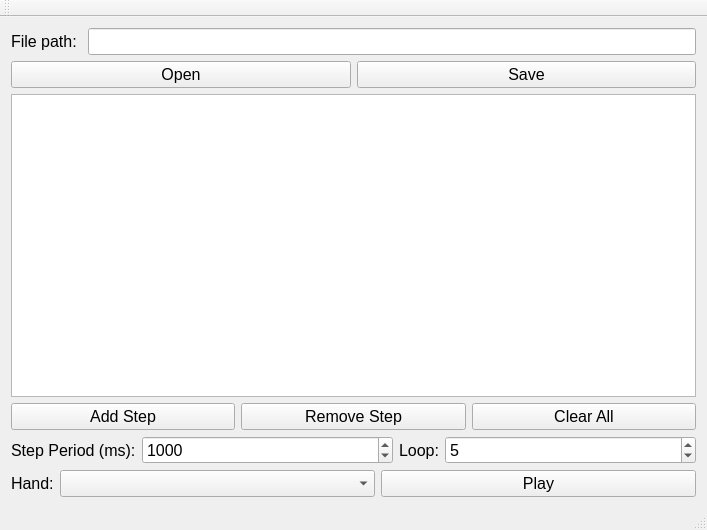
<?xml version="1.0" encoding="UTF-8"?>
<ui version="4.0">
 <class>MainWindow</class>
 <widget class="QMainWindow" name="MainWindow">
  <property name="geometry">
   <rect>
    <x>0</x>
    <y>0</y>
    <width>707</width>
    <height>530</height>
   </rect>
  </property>
  <property name="windowTitle">
   <string>MainWindow</string>
  </property>
  <widget class="QWidget" name="centralWidget">
   <layout class="QGridLayout" name="gridLayout">
    <item row="6" column="0" colspan="6">
     <layout class="QHBoxLayout" name="horizontalLayout_2">
      <item>
       <widget class="QLabel" name="label_3">
        <property name="sizePolicy">
         <sizepolicy hsizetype="Fixed" vsizetype="Preferred">
          <horstretch>0</horstretch>
          <verstretch>0</verstretch>
         </sizepolicy>
        </property>
        <property name="font">
         <font>
          <pointsize>12</pointsize>
         </font>
        </property>
        <property name="text">
         <string>Step Period (ms):</string>
        </property>
       </widget>
      </item>
      <item>
       <widget class="QSpinBox" name="spinBox">
        <property name="font">
         <font>
          <pointsize>12</pointsize>
         </font>
        </property>
        <property name="minimum">
         <number>1</number>
        </property>
        <property name="maximum">
         <number>5000</number>
        </property>
        <property name="value">
         <number>1000</number>
        </property>
       </widget>
      </item>
      <item>
       <widget class="QLabel" name="label_5">
        <property name="sizePolicy">
         <sizepolicy hsizetype="Fixed" vsizetype="Preferred">
          <horstretch>0</horstretch>
          <verstretch>0</verstretch>
         </sizepolicy>
        </property>
        <property name="font">
         <font>
          <pointsize>12</pointsize>
         </font>
        </property>
        <property name="text">
         <string>Loop:</string>
        </property>
       </widget>
      </item>
      <item>
       <widget class="QSpinBox" name="spinBox_2">
        <property name="font">
         <font>
          <pointsize>12</pointsize>
         </font>
        </property>
        <property name="minimum">
         <number>1</number>
        </property>
        <property name="maximum">
         <number>10</number>
        </property>
        <property name="value">
         <number>5</number>
        </property>
       </widget>
      </item>
     </layout>
    </item>
    <item row="7" column="0" colspan="6">
     <layout class="QHBoxLayout" name="horizontalLayout_3">
      <item>
       <widget class="QLabel" name="label_4">
        <property name="sizePolicy">
         <sizepolicy hsizetype="Fixed" vsizetype="Preferred">
          <horstretch>0</horstretch>
          <verstretch>0</verstretch>
         </sizepolicy>
        </property>
        <property name="font">
         <font>
          <pointsize>12</pointsize>
         </font>
        </property>
        <property name="text">
         <string>Hand:</string>
        </property>
       </widget>
      </item>
      <item>
       <widget class="QComboBox" name="comboBox">
        <property name="font">
         <font>
          <pointsize>12</pointsize>
         </font>
        </property>
       </widget>
      </item>
      <item>
       <widget class="QPushButton" name="pushButton_play">
        <property name="font">
         <font>
          <pointsize>12</pointsize>
         </font>
        </property>
        <property name="text">
         <string>Play</string>
        </property>
       </widget>
      </item>
     </layout>
    </item>
    <item row="0" column="1" colspan="5">
     <widget class="QLineEdit" name="lineEdit">
      <property name="font">
       <font>
        <pointsize>12</pointsize>
       </font>
      </property>
     </widget>
    </item>
    <item row="0" column="0">
     <widget class="QLabel" name="label">
      <property name="sizePolicy">
       <sizepolicy hsizetype="Fixed" vsizetype="Preferred">
        <horstretch>0</horstretch>
        <verstretch>0</verstretch>
       </sizepolicy>
      </property>
      <property name="font">
       <font>
        <pointsize>12</pointsize>
       </font>
      </property>
      <property name="text">
       <string>File path: </string>
      </property>
     </widget>
    </item>
    <item row="3" column="0" colspan="6">
     <widget class="QTableWidget" name="tableWidget">
      <property name="font">
       <font>
        <pointsize>12</pointsize>
       </font>
      </property>
     </widget>
    </item>
    <item row="5" column="0" colspan="6">
     <layout class="QHBoxLayout" name="horizontalLayout">
      <item>
       <widget class="QPushButton" name="pushButton_addStep">
        <property name="font">
         <font>
          <pointsize>12</pointsize>
         </font>
        </property>
        <property name="text">
         <string>Add Step</string>
        </property>
       </widget>
      </item>
      <item>
       <widget class="QPushButton" name="pushButton_rmStep">
        <property name="font">
         <font>
          <pointsize>12</pointsize>
         </font>
        </property>
        <property name="text">
         <string>Remove Step</string>
        </property>
       </widget>
      </item>
      <item>
       <widget class="QPushButton" name="pushButton_clearStep">
        <property name="font">
         <font>
          <pointsize>12</pointsize>
         </font>
        </property>
        <property name="text">
         <string>Clear All</string>
        </property>
       </widget>
      </item>
     </layout>
    </item>
    <item row="1" column="0" colspan="6">
     <layout class="QHBoxLayout" name="horizontalLayout_4">
      <item>
       <widget class="QPushButton" name="pushButton_open">
        <property name="font">
         <font>
          <pointsize>12</pointsize>
         </font>
        </property>
        <property name="text">
         <string>Open</string>
        </property>
       </widget>
      </item>
      <item>
       <widget class="QPushButton" name="pushButton_save">
        <property name="font">
         <font>
          <pointsize>12</pointsize>
         </font>
        </property>
        <property name="text">
         <string>Save</string>
        </property>
       </widget>
      </item>
     </layout>
    </item>
   </layout>
  </widget>
  <widget class="QMenuBar" name="menuBar">
   <property name="geometry">
    <rect>
     <x>0</x>
     <y>0</y>
     <width>707</width>
     <height>29</height>
    </rect>
   </property>
  </widget>
  <widget class="QToolBar" name="mainToolBar">
   <attribute name="toolBarArea">
    <enum>TopToolBarArea</enum>
   </attribute>
   <attribute name="toolBarBreak">
    <bool>false</bool>
   </attribute>
  </widget>
  <widget class="QStatusBar" name="statusBar"/>
 </widget>
 <layoutdefault spacing="6" margin="11"/>
 <resources/>
 <connections/>
</ui>
